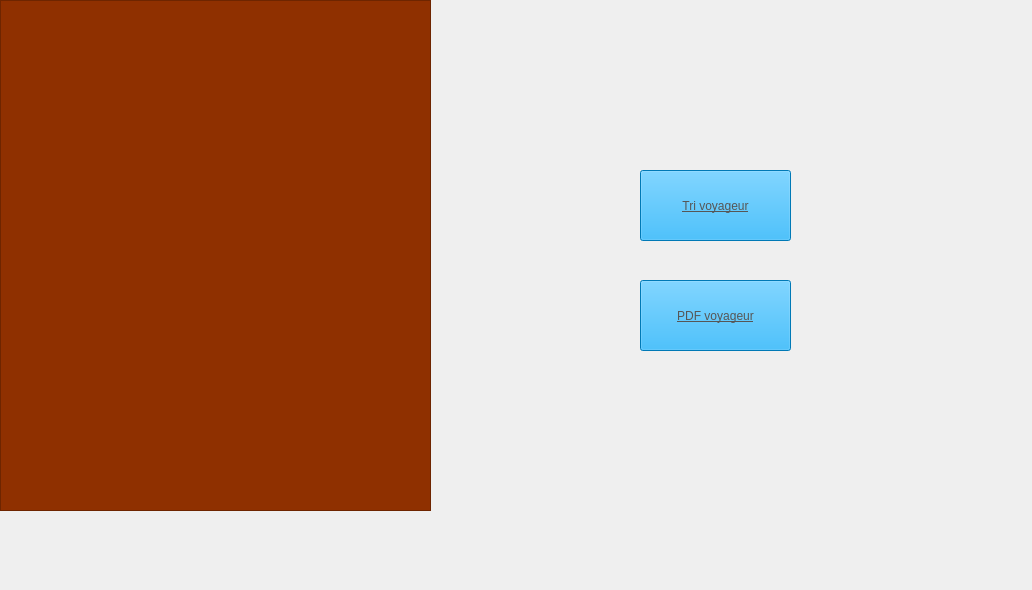
    <widget class="QWidget" name="tab_10">
     <attribute name="title">
      <string>Tri et PDF voyageur</string>
     </attribute>
     <widget class="QTableView" name="tab_voyageur_2">
      <property name="geometry">
       <rect>
        <x>0</x>
        <y>0</y>
        <width>431</width>
        <height>511</height>
       </rect>
      </property>
      <property name="styleSheet">
       <string notr="true">background-color: rgb(143, 48, 0);</string>
      </property>
     </widget>
     <widget class="QPushButton" name="pb_tri">
      <property name="geometry">
       <rect>
        <x>640</x>
        <y>170</y>
        <width>151</width>
        <height>71</height>
       </rect>
      </property>
      <property name="styleSheet">
       <string notr="true">background-color: rgb(0, 170, 255);


color: rgb(86, 86, 86);

font: 700 italic 12pt &quot;Segoe UI&quot;;
text-decoration: underline;
</string>
      </property>
      <property name="text">
       <string>Tri voyageur</string>
      </property>
     </widget>
     <widget class="QPushButton" name="btn_imp">
      <property name="geometry">
       <rect>
        <x>640</x>
        <y>280</y>
        <width>151</width>
        <height>71</height>
       </rect>
      </property>
      <property name="styleSheet">
       <string notr="true">background-color: rgb(0, 170, 255);


color: rgb(86, 86, 86);

font: 700 italic 12pt &quot;Segoe UI&quot;;
text-decoration: underline;
</string>
      </property>
      <property name="text">
       <string>PDF voyageur</string>
      </property>
     </widget>
     <widget class="QLabel" name="label_pic8">
      <property name="geometry">
       <rect>
        <x>2</x>
        <y>-71</y>
        <width>1021</width>
        <height>581</height>
       </rect>
      </property>
      <property name="text">
       <string/>
      </property>
     </widget>
     <zorder>label_pic8</zorder>
     <zorder>tab_voyageur_2</zorder>
     <zorder>pb_tri</zorder>
     <zorder>btn_imp</zorder>
    </widget>
